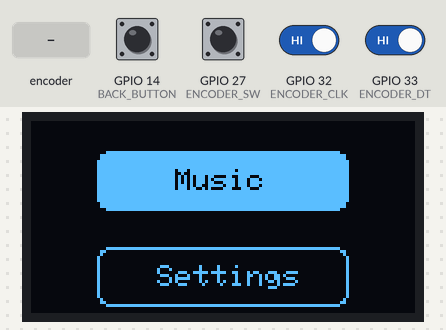
The program below on a simulated ESP32. Shown: 128×64 one-colour display. The inputs (shaded band) are chosen by the test bench; at power-on: GPIO 14 (BACK_BUTTON), GPIO 27 (ENCODER_SW), GPIO 32 (ENCODER_CLK), GPIO 33 (ENCODER_DT) HIGH. What the program prints to the serial monitor is not drawn.

Above: at 4.1 s.
4.2 s: rotary encoder on GPIO 32 (ENCODER_CLK) / GPIO 33 (ENCODER_DT) turned 1 step (first pin leading)
At 4.9 s:
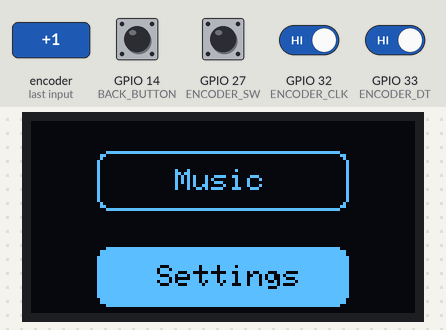
5.9 s: GPIO 27 (ENCODER_SW) driven LOW
At 6.3 s:
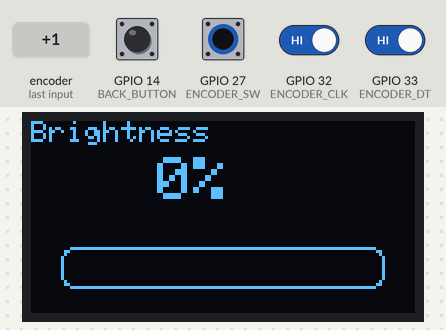
7.4 s: rotary encoder on GPIO 32 (ENCODER_CLK) / GPIO 33 (ENCODER_DT) turned 1 step (first pin leading)
At 8.7 s:
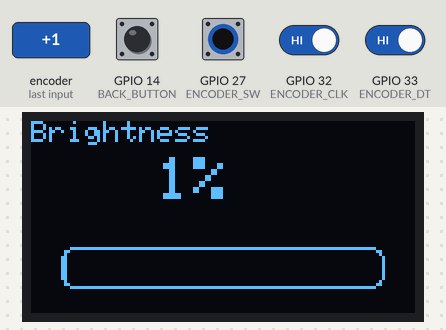
9.1 s: GPIO 14 (BACK_BUTTON) pulled LOW for 0.15 s
At 10.3 s:
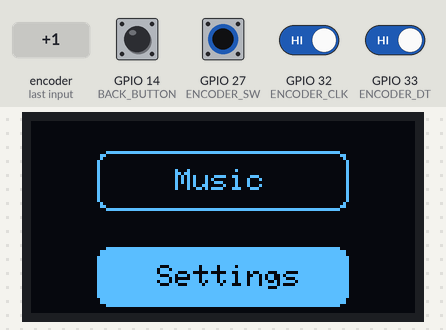
10.7 s: rotary encoder on GPIO 32 (ENCODER_CLK) / GPIO 33 (ENCODER_DT) turned 2 steps (second pin leading)
At 12.0 s:
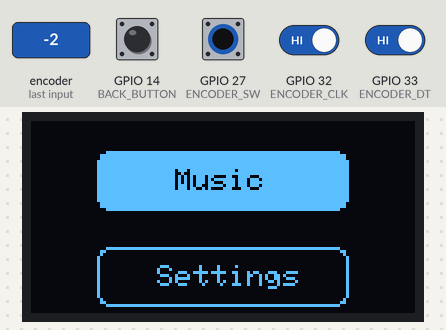
12.6 s: GPIO 27 (ENCODER_SW) pulsed HIGH 2 times (0.12 s each, 0.3 s apart)
At 13.8 s:
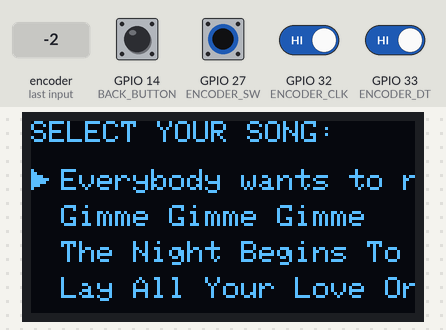
Timing chart, 0 to 15.6 s (numbered marks = the images above; inputs shaded):
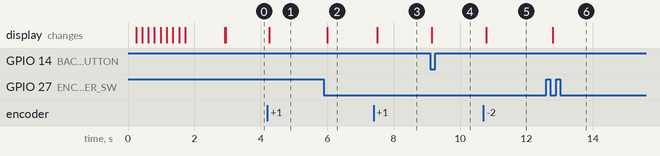

Measured:
- after the input at 4.2 s, the display: changes after 0.06 s (image 1)
- after the input at 5.9 s, the display: changes after 0.09 s (image 2)
- after the input at 7.4 s, the display: changes after 0.10 s (image 3)
- after the input at 9.1 s, the display: changes at once (image 4)
- after the input at 10.7 s, the display: changes after 0.09 s (image 5)
- after the input at 12.6 s, the display: changes after 0.19 s (image 6)

The program:

main.cpp
```cpp
#include <Arduino.h>
#include <Wire.h>
#include <Adafruit_GFX.h>
#include <Adafruit_SSD1306.h>

#define SCREEN_WIDTH 128
#define SCREEN_HEIGHT 64
#define OLED_RESET -1

Adafruit_SSD1306 display(
    SCREEN_WIDTH,
    SCREEN_HEIGHT,
    &Wire,
    OLED_RESET
);

//Rotary encoder
#define ENCODER_CLK    32
#define ENCODER_DT     33
#define ENCODER_SW     27

//back
#define BACK_BUTTON    14

enum Screen
{
    MAIN_MENU,
    MUSIC_BROWSER,
    SETTINGS
};

Screen currentScreen = MAIN_MENU;

//Button variables

int backButtonState;
int selectButtonState;

int lastBackButtonState = HIGH;
int lastSelectButtonState = HIGH;

//encoder variables

volatile int counter = 0;
volatile int lastCLKstate;

//Brightness
int brightness = 255;

//MENU

int selection = 0;
int topTrack = 0;

//Songs
const char *trackList[] =
{
    "Everybody wants to rule the world",
    "Gimme Gimme Gimme",
    "The Night Begins To Shine",
    "Lay All Your Love On Me",
    "Cheri Cheri Lady",
    "Happy Nation"
};

const int totalTracks =
    sizeof(trackList) / sizeof(trackList[0]);


void readEncoderISR();

void setup()
{
    Serial.begin(115200);

    Wire.begin();

    if (!display.begin(SSD1306_SWITCHCAPVCC, 0x3C))
    {
        Serial.println("SSD1306 allocation failed");

        while (true);
    }

    const char* splashText = "AudioDeck";
    display.setTextSize(2);
    display.setTextColor(SSD1306_WHITE);

    for (int i = 0; i <= strlen(splashText); i++)
    {
        display.clearDisplay();

        display.setCursor(10, 25);

        display.write((const uint8_t*)splashText, i);

        display.display();

        delay(160);
    }

    delay(1000);

    pinMode(ENCODER_CLK, INPUT_PULLUP);
    pinMode(ENCODER_DT, INPUT_PULLUP);
    pinMode(ENCODER_SW, INPUT_PULLUP);

    pinMode(BACK_BUTTON, INPUT_PULLUP);

    lastCLKstate = digitalRead(ENCODER_CLK);

    attachInterrupt(
        digitalPinToInterrupt(ENCODER_CLK),
        readEncoderISR,
        CHANGE
    );

    display.clearDisplay();
    display.display();
}

void loop()
{
    backButtonState = digitalRead(BACK_BUTTON);
    selectButtonState = digitalRead(ENCODER_SW);

    if (backButtonState == LOW &&
        lastBackButtonState == HIGH)
    {
        currentScreen = MAIN_MENU;
        counter = selection;
    }

    switch (currentScreen)
    {

    case MAIN_MENU:

        if (counter > 1)
            counter = 1;

        if (counter < 0)
            counter = 0;

        selection = counter;

        display.clearDisplay();

        if (selectButtonState == LOW &&
            lastSelectButtonState == HIGH)
        {
            if (selection == 0)
            {
                currentScreen = MUSIC_BROWSER;
                counter = 0;
                topTrack = 0;
            }

            if (selection == 1)
            {
                currentScreen = SETTINGS;
            }
        }

        display.setTextSize(1);

        if (selection == 0)
        {
            display.fillRoundRect(
                22,
                10,
                84,
                20,
                4,
                SSD1306_WHITE);

            display.setTextColor(SSD1306_BLACK);
        }
        else
        {
            display.drawRoundRect(
                22,
                10,
                84,
                20,
                4,
                SSD1306_WHITE);

            display.setTextColor(SSD1306_WHITE);
        }

        display.setCursor(48, 16);
        display.println("Music");


        if (selection == 1)
        {
            display.fillRoundRect(
                22,
                42,
                84,
                20,
                4,
                SSD1306_WHITE);

            display.setTextColor(SSD1306_BLACK);
        }
        else
        {
            display.drawRoundRect(
                22,
                42,
                84,
                20,
                4,
                SSD1306_WHITE);

            display.setTextColor(SSD1306_WHITE);
        }

        display.setCursor(42, 48);
        display.println("Settings");

        break;

    case MUSIC_BROWSER:

        if (counter > totalTracks - 1)
            counter = totalTracks - 1;

        if (counter < 0)
            counter = 0;

        display.clearDisplay();

        display.setTextSize(1);
        display.setTextColor(SSD1306_WHITE);
        display.setTextWrap(false);

        display.setCursor(0, 0);
        display.println("SELECT YOUR SONG:");


        if (counter >= topTrack + 4)
            topTrack = counter - 3;

        if (counter < topTrack)
            topTrack = counter;

        //Debugging :D

        if (selectButtonState == LOW &&
            lastSelectButtonState == HIGH)
        {
            Serial.print("Play Track: ");
            Serial.println(trackList[counter]);

        }

        for (int i = 0; i < 4; i++)
        {
            int currentItem = topTrack + i;

            if (currentItem >= totalTracks)
                break;

            int y = 16 + (i * 12);

            if (currentItem == counter)
            {
                display.fillTriangle(
                    0,
                    y,
                    0,
                    y + 6,
                    5,
                    y + 3,
                    SSD1306_WHITE);
            }

            display.setCursor(10, y);
            display.print(trackList[currentItem]);
        }

        break;

    case SETTINGS:

    //encoder limits
    counter = constrain(counter, 0, 255);
    brightness = counter;

    //contrast
    display.ssd1306_command(SSD1306_SETCONTRAST);
    display.ssd1306_command(brightness);

    display.clearDisplay();

    display.setTextSize(1);
    display.setTextColor(SSD1306_WHITE);

    display.setCursor(0,0);
    display.println("Brightness");

    // % mapping
    int percent = map(brightness, 0, 255, 0, 100);

    display.setTextSize(2);
    display.setCursor(42,12);
    display.print(percent);
    display.print("%");

    //Bar outline
    display.drawRoundRect(10,42,108,14,4,SSD1306_WHITE);

    //Fill bar
    int barWidth = map(brightness,0,255,0,106);

    display.fillRoundRect(
        11,
        43,
        barWidth,
        12,
        3,
        SSD1306_WHITE
    );

    break;
    }

    display.display();
    //button stuff
    lastBackButtonState = backButtonState;
    lastSelectButtonState = selectButtonState;

    delay(20);
}


void readEncoderISR()
{
    int CLKstate = digitalRead(ENCODER_CLK);

    if (CLKstate != lastCLKstate)
    {
        if (digitalRead(ENCODER_DT) != CLKstate)
        {
            counter++;
        }
        else
        {
            counter--;
        }
    }

    lastCLKstate = CLKstate;
}       
```
